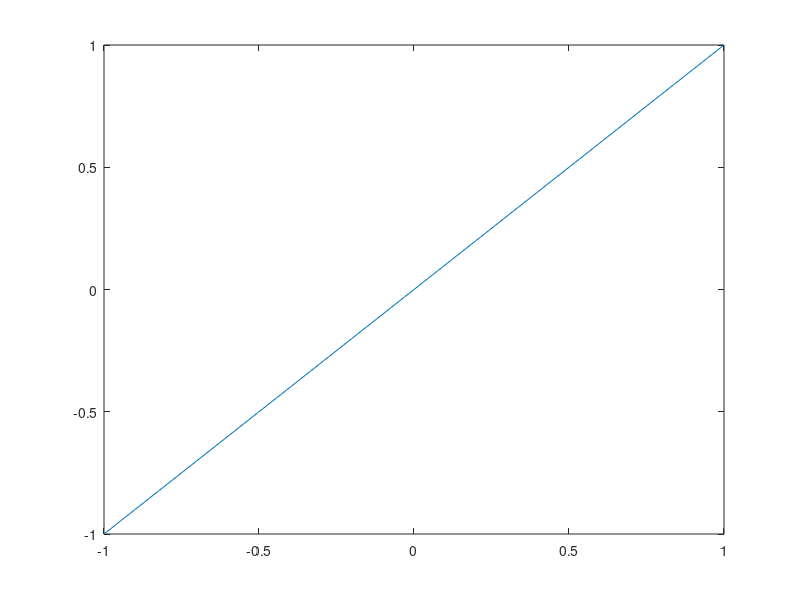

Write the MATLAB code that produced this figure.
clc
clear all
iflag=input('Poiseuille (1) or Couette flow (2) ');

y1=-1:0.1:1;

if iflag==1
    U=1-y1.^2;
  
else
    U=y1;
end


plot(U,y1)

